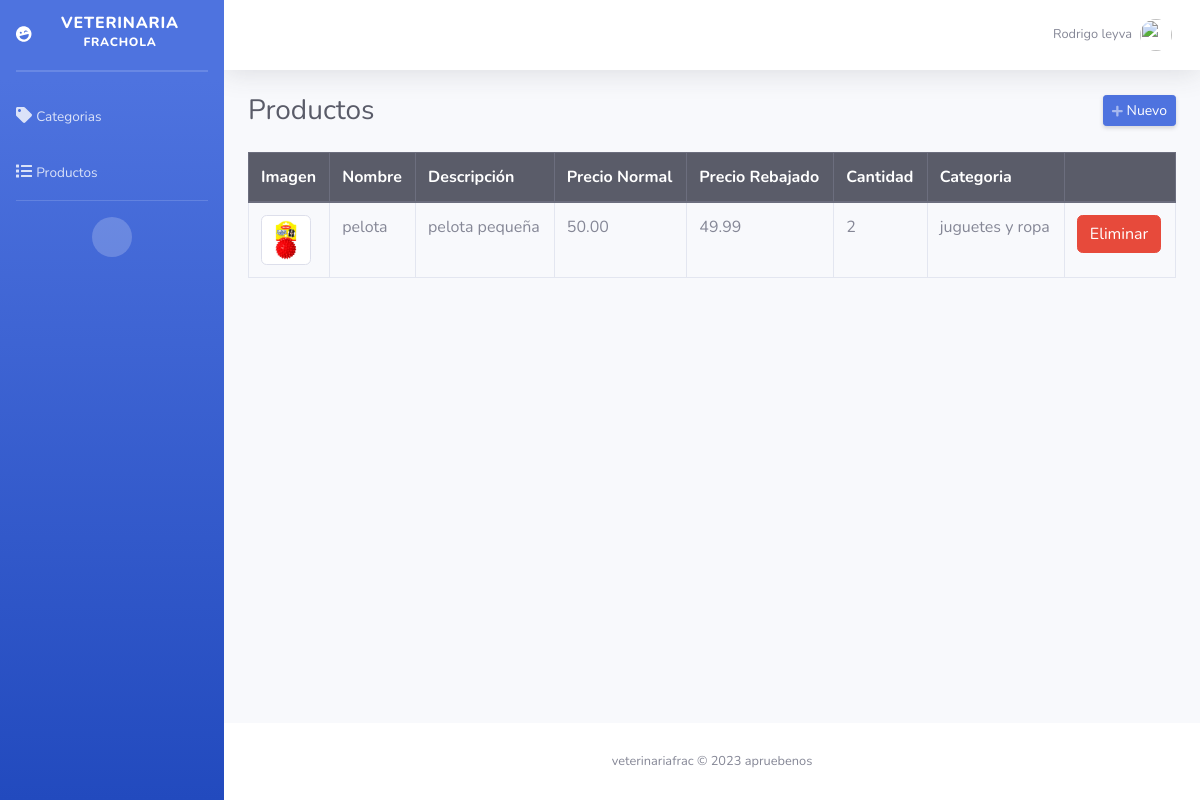
The page /admin/productos.php (signed in) on the database its author committed.
### tables this page shows
CREATE TABLE `productos` (
  `id` int(11) NOT NULL,
  `nombre` varchar(255) NOT NULL,
  `descripcion` text NOT NULL,
  `precio_normal` decimal(10,2) NOT NULL,
  `precio_rebajado` decimal(10,2) NOT NULL,
  `cantidad` int(11) NOT NULL,
  `imagen` varchar(50) NOT NULL,
  `id_categoria` int(11) NOT NULL
);

CREATE TABLE `categorias` (
  `id` int(11) NOT NULL,
  `categoria` varchar(50) NOT NULL
);

### admin/productos.php (the view, shortened to what this page needs)
<?php
require_once "../config/conexion2.php";
include("includes/header.php"); ?>
<div class="d-sm-flex align-items-center justify-content-between mb-4">
    <h1 class="h3 mb-0 text-gray-800">Productos</h1>
    <a href="#" class="d-none d-sm-inline-block btn btn-sm btn-primary shadow-sm" id="abrirProducto"><i class="fas fa-plus fa-sm text-white-50"></i> Nuevo</a>
</div>
<div class="row">
    <div class="col-md-12">
        <div class="table-responsive">
            <table class="table table-hover table-bordered" style="width: 100%;">
                <thead class="thead-dark">
                    <tr>
                        <th>Imagen</th>
                        <th>Nombre</th>
                        <th>Descripción</th>
                        <th>Precio Normal</th>
                        <th>Precio Rebajado</th>
                        <th>Cantidad</th>
                        <th>Categoria</th>
                        <th></th>
                    </tr>
                </thead>
                <tbody>
                    <?php
                    $query = mysqli_query($conexion, "SELECT p.*, c.id AS id_cat, c.categoria FROM productos p INNER JOIN categorias c ON c.id = p.id_categoria ORDER BY p.id DESC");
                    while ($data = mysqli_fetch_assoc($query)) { ?>
                        <tr>
                            <td><img class="img-thumbnail" src="../assets/img/<?php echo $data['imagen']; ?>" width="50"></td>
                            <td><?php echo $data['nombre']; ?></td>
                            <td><?php echo $data['descripcion']; ?></td>
                            <td><?php echo $data['precio_normal']; ?></td>
                            <td><?php echo $data['precio_rebajado']; ?></td>
                            <td><?php echo $data['cantidad']; ?></td>
                            <td><?php echo $data['categoria']; ?></td>
                            <td>
                                <form method="post" action="eliminar.php?accion=pro&id=<?php echo $data['id']; ?>" class="d-inline eliminar">
                                    <button class="btn btn-danger" type="submit">Eliminar</button>
                                </form>
                            </td>
                        </tr>
                    <?php } ?>
                </tbody>
            </table>
        </div>
    </div>
</div>
<?php include("includes/footer.php"); ?>

### rows shown on the page
productos: imagen (picture), nombre "pelota", descripcion "pelota pequeña", precio_normal "50.00", precio_rebajado "49.99", cantidad "2", id_categoria.categoria "juguetes y ropa"

### other values the page prints
$_SESSION['nombre'] "Rodrigo leyva"
